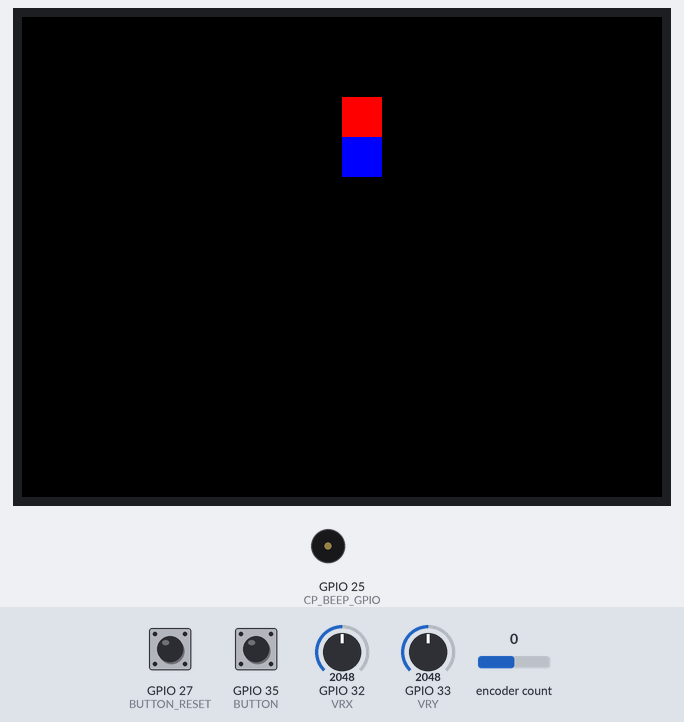
Recording of a sketch running on a simulated ESP32. Parts: 320×240 colour display, buzzer (waves = sounding, pin HIGH). Inputs (shaded band) come from the test bench; at power-on: GPIO 27 (BUTTON_RESET) HIGH, GPIO 32 (VRX) = 2048, GPIO 33 (VRY) = 2048, GPIO 35 (BUTTON) HIGH, encoder count 0. Random numbers use the default seed unless the sketch sets one; what the sketch prints to the serial monitor is not drawn.

Above: at 6.4 s.
6.5 s: GPIO 27 (BUTTON_RESET) pulled LOW for 0.15 s
At 7.1 s:
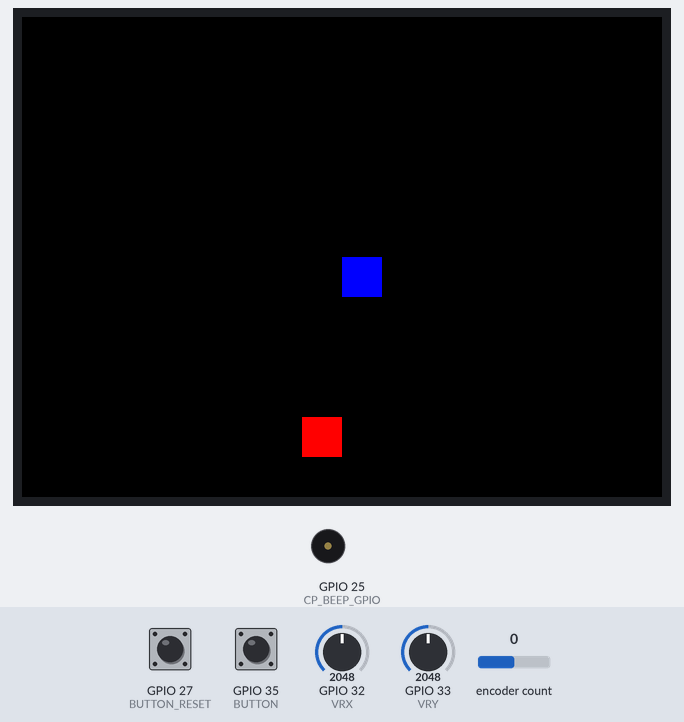
7.2 s: GPIO 32 (VRX) set to 2954
8.7 s: GPIO 32 (VRX) set to 3039
At 9.0 s:
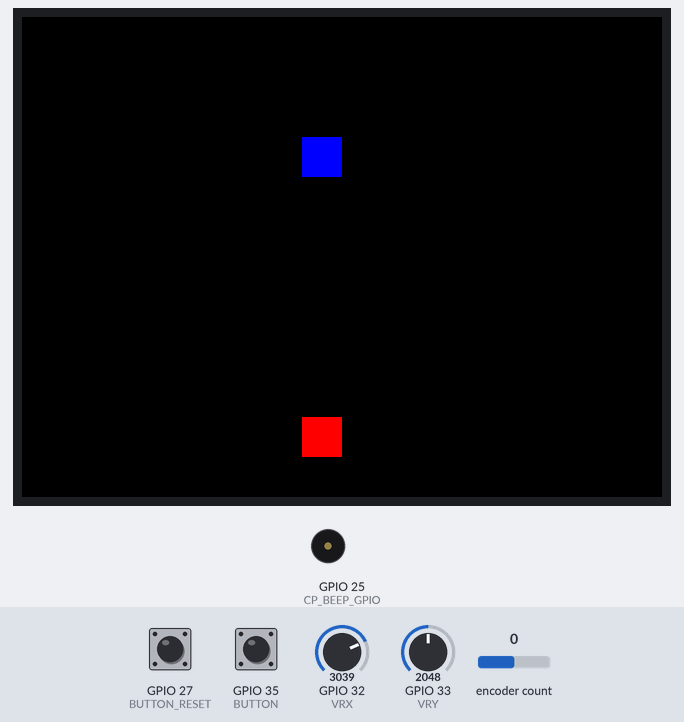
10.3 s: GPIO 27 (BUTTON_RESET) pulled LOW for 1 s
At 15.3 s:
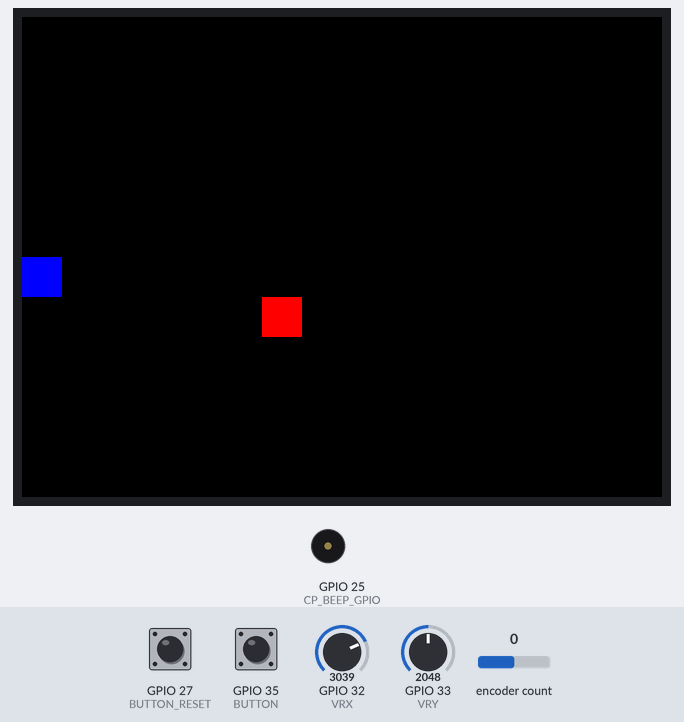
Timing chart, 0 to 16.8 s (numbered marks = the images above; inputs shaded):
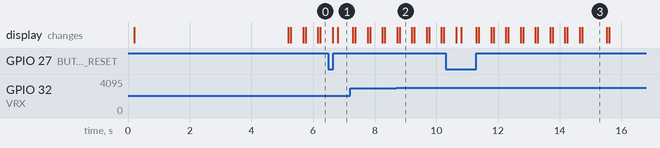

Measured:
- what the display in image 2 shows lasts 0.4 s, from 8.8 s to 9.2 s
- what the display in image 3 shows lasts 0.8 s, from 14.7 s to 15.5 s

The sketch:

cp_esp32_game_pong.ino
```cpp
#include "cp_struct.h"
#include "cp_gfx_display.h"
#include "cp_snake.h"
#include "cp_ps2_joystick.h"
#include "cp_audio.h"
#include "cp_rotate_button.h"

CPSnake snake;
CPGFXDisplay display;
CPPS2Joystick joystick;
CPAudio audio;
CPRotateButton rotateButton;

int game_over = 0;

void setup() {
  Serial.begin(115200);

  // init
  audio.init();
  display.init();
  joystick.init();
  snake.init(display.get_size());
  rotateButton.init();

  game_over = 0;
  delay(5000); // 5 seconds
}


void loop() {
  //audio.beep_off();
  int rotate = rotateButton.read();
  if (rotate != 0) {
    Serial.printf("rotate: %d\n", rotate);
  }
#if 1
  int event = joystick.readMove();
  if (event == BUTTON_DOWN) {
    Serial.println("reset");
    game_over = 0;
    display.reset();
    snake.reset();
    display.update_draw(snake.get_points(), snake.get_random_point());
    delay(500);
  } else {
    if (game_over == 0) {
      int state = snake.update_snake(event);
      if (state == 2) {
        game_over = 0;
        audio.beep();
      } else {
        game_over = state;
      }
      if (game_over == 0) {
        display.update_draw(snake.get_points(), snake.get_random_point());
      }
      delay(400);
    } else {
      if (game_over == 1) {
        Serial.println("game_over");
        display.game_over(snake.get_score());
        game_over = 2;
      } else {

      }
      delay(50);
    }

  }
#endif
}
```

cp_audio.cpp
```cpp
#include "cp_audio.h"
#include <Arduino.h>

CPAudio::CPAudio():t(1) {

}

void CPAudio::init() {
  pinMode(CP_BEEP_GPIO, OUTPUT);       // set ESP32 pin to output mode
}

void CPAudio::beep() {
  //Serial.println("beep on");
  digitalWrite(CP_BEEP_GPIO, HIGH); // turn on
  delay(50);//延时200ms
  digitalWrite(CP_BEEP_GPIO, LOW); // turn off
  delay(50);//延时200ms
  /*
  t.setTimeout([]() {
    Serial.println("beep off");
    digitalWrite(CP_BEEP_GPIO, LOW); // turn on
    //t.cancelAll();
    //Serial.println("cancel all timer");
  }, 200);
  */
}

void CPAudio::beep_off() {
  //Serial.println("beep off");
  //digitalWrite(CP_BEEP_GPIO, LOW); // turn off
}
```

cp_audio.h
```cpp
#ifndef _CP_AUDIO_H_
#define _CP_AUDIO_H_


#include <AsyncTimer.h>

#define CP_BEEP_GPIO 25

class CPAudio {
public:
  CPAudio();
  void init();
  void beep();
  void beep_off();
private:
  AsyncTimer t;
};
#endif
```

cp_gfx_display.cpp
```cpp
#include "cp_gfx_display.h"

CPGFXDisplay::CPGFXDisplay():bus(NULL), gfx(NULL) {

}

void CPGFXDisplay::init() {
  bus = new Arduino_ESP32SPI(
    TFT_DC,
    TFT_CS /* CS */,
    TFT_SCK /* SCK */,
    TFT_MOSI /* MOSI */,
    GFX_NOT_DEFINED /* MISO */,
    VSPI /* spi_num */
    );
  gfx = new Arduino_ST7789(
    bus,
    TFT_RST /* RST */,
    TFT_SCREEN_ROTATE /* rotation */,
    true /* IPS */,
    TFT_SCREE_WIDTH /* width */,
    TFT_SCREE_HEIGHT /* height */,
    0 /* col offset 1 */,
    0 /* row offset 1 */
    );
  gfx->begin();

#ifdef GFX_BL
  pinMode(GFX_BL, OUTPUT);
  digitalWrite(GFX_BL, HIGH);
#endif
  reset();
}

void CPGFXDisplay::update_draw(snake_point* spoints, cp_point p) {
  gfx->fillScreen(BLACK);
#if DEBUG
    Serial.print("food");
    Serial.printf(" x: %4d y: %4d", p.x, p.y);
    Serial.println("");
#endif
  gfx->fillRect(p.x, p.y, SNAKE_SIZE, SNAKE_SIZE, RED);
#if 1
  snake_point *current_point = spoints;
  while (current_point->next != NULL) {
    current_point = current_point->next;
#if DEBUG
    Serial.print("draw snake");
    Serial.printf(" x: %4d y: %4d", current_point->position.x, current_point->position.y);
    Serial.println("");
#endif
    gfx->fillRect(current_point->position.x, current_point->position.y, SNAKE_SIZE, SNAKE_SIZE, BLUE);
  }
#if DEBUG
  Serial.print("draw snake 1 ");
  Serial.printf(" x: %4d y: %4d", spoints->position.x, spoints->position.y);
  Serial.println("");
#endif
  gfx->fillRect(spoints->position.x, spoints->position.y, SNAKE_SIZE, SNAKE_SIZE, BLUE);
#endif
}

void CPGFXDisplay::reset() {
  gfx->fillScreen(BLACK);
  gfx->setCursor(10, 10);
  gfx->setTextColor(RED);
  gfx->setTextSize(6 /* x scale */, 6 /* y scale */, 2 /* pixel_margin */);
  gfx->println("CP-SNAKE");
}

void CPGFXDisplay::game_over(int score) {
  gfx->fillScreen(BLACK);
  gfx->setCursor(25, 75);
  gfx->setTextColor(RED);
  gfx->setTextSize(5 /* x scale */, 5 /* y scale */, 1 /* pixel_margin */);
  gfx->println("GAME OVER");


  gfx->setCursor(45, 200);
  gfx->setTextSize(2 /* x scale */, 2 /* y scale */, 0 /* pixel_margin */);
  gfx->printf("Score: %4d", score);

}

cp_size CPGFXDisplay::get_size() {
  return (cp_size){TFT_SCREE_HEIGHT, TFT_SCREE_WIDTH};
}
```

cp_gfx_display.h
```cpp
#ifndef _CP_GFX_DISPLAY_H_
#define _CP_GFX_DISPLAY_H_

#include <Arduino.h>
#include <Arduino_GFX_Library.h>
#include "cp_struct.h"

#define TFT_DC 13 /* DC */
#define TFT_CS 5 /* CS */
#define TFT_SCK 18 /* SCK */
#define TFT_MOSI 23 /* MOSI */
#define TFT_RST 14 /* MOSI */


#define TFT_SCREEN_ROTATE 1
#define TFT_SCREE_WIDTH 240
#define TFT_SCREE_HEIGHT 320

class CPGFXDisplay {
public:
  CPGFXDisplay();

  void init();
  void reset();
  void update_draw(snake_point* spoints, cp_point p);
  cp_size get_size();
  void game_over(int score);
private:
  Arduino_DataBus *bus;
  Arduino_GFX *gfx;
};

#endif
```

cp_ps2_joystick.cpp
```cpp
#include "cp_ps2_joystick.h"

#define USE_JOYSTICK 1

#define VRX 32
#define VRY 33
#define BUTTON 35

#define BUTTON_LEFT 25
#define BUTTON_RIGHT 26
#define BUTTON_RESET 27

CPPS2Joystick::CPPS2Joystick() {
  // init joystick

}

void CPPS2Joystick::init() {
  pinMode(BUTTON, INPUT);

  //pinMode(BUTTON_LEFT, INPUT_PULLUP);
  pinMode(BUTTON_RIGHT, INPUT_PULLUP);
  pinMode(BUTTON_RESET, INPUT_PULLUP);
}

ps2_joystick CPPS2Joystick::readAnalog() {
  ps2_joystick joystick;
#if USE_JOYSTICK
  // x,y: 0-4095 (right - left; center 2877)
  // k: 1 unpressed; 0: pressed
  joystick.x = analogRead(VRX);
  joystick.y = analogRead(VRY);
  //joystick.k = digitalRead(BUTTON);
  joystick.k = 1 - digitalRead(BUTTON_RESET);
#else
  joystick.left = digitalRead(BUTTON_LEFT);
  joystick.right = digitalRead(BUTTON_RIGHT);
  joystick.k = digitalRead(BUTTON_RESET);
#endif
#if DEBUG
  Serial.print("Joystick: ");
  Serial.printf("x: %4d y: %4d button: %d left: %d right: %d", joystick.x, joystick.y, joystick.k, joystick.left, joystick.right);
  Serial.println("");
#endif
  return joystick;
}

int CPPS2Joystick::readMove() {
  ps2_joystick joystick = readAnalog();

#if USE_JOYSTICK
  if (joystick.k == 1) {
    return BUTTON_DOWN;
  }
  if (joystick.x > 3000) {
    return MOVE_LEFT;
  } else if (joystick.x < 500) {
    return MOVE_RIGHT;
  } else if (joystick.y > 4000) {
    return MOVE_UP;
  } else if (joystick.y < 500) {
    return MOVE_DOWN;
  } else {
    return MOVE_NONE;
  }
#else
  if (joystick.k == 0) {
    return BUTTON_DOWN;
  }

  if (joystick.left == 0) {
    return MOVE_LEFT;
  } else if (joystick.right == 0) {
    return MOVE_RIGHT;
  } else {
    return MOVE_NONE;
  }
#endif
}
```

cp_ps2_joystick.h
```cpp
#ifndef _CP_PS2_JOYSTICK_
#define _CP_PS2_JOYSTICK_
#include <Arduino.h>
#include "cp_struct.h"


class CPPS2Joystick {
public:
  CPPS2Joystick();
  void init();
  ps2_joystick readAnalog();
  int readMove();
};

#endif
```

cp_rotate_button.cpp
```cpp
#include "cp_rotate_button.h"


#define CP_GPIO_DT 2
#define CP_GPIO_CLK 4
#define CP_GPIO_SW 35
#define CP_GPIO_VCC -1	 /* 27 put -1 of Rotary encoder Vcc is connected directly to 3,3V; else you can use declared output pin for powering rotary encoder */
#define CP_GPIO_STEPS 1

AiEsp32RotaryEncoder *encoder = NULL;

void IRAM_ATTR readEncoderISR() {
  if (encoder) {
  	encoder->readEncoder_ISR();
  }
}

CPRotateButton::CPRotateButton():clk(HIGH),
rotaryEncoder(CP_GPIO_CLK, CP_GPIO_DT, CP_GPIO_SW, CP_GPIO_VCC, CP_GPIO_STEPS) {
  encoder = &rotaryEncoder;
}

void CPRotateButton::init() {
  Serial.println("CPRotateButton::init");
#if 0
  pinMode(CP_GPIO_CLK, INPUT);
  pinMode(CP_GPIO_DT, INPUT);
  pinMode(CP_GPIO_SW, INPUT);
#else
  rotaryEncoder.begin();
  rotaryEncoder.setup(readEncoderISR);

  	//set boundaries and if values should cycle or not
	//in this example we will set possible values between 0 and 1000;
	bool circleValues = false;
	rotaryEncoder.setBoundaries(0, 1000, circleValues); //minValue, maxValue, circleValues true|false (when max go to min and vice versa)

	/*Rotary acceleration introduced 25.2.2021.
   * in case range to select is huge, for example - select a value between 0 and 1000 and we want 785
   * without accelerateion you need long time to get to that number
   * Using acceleration, faster you turn, faster will the value raise.
   * For fine tuning slow down.
   */
	//rotaryEncoder.disableAcceleration(); //acceleration is now enabled by default - disable if you dont need it
	rotaryEncoder.setAcceleration(250); //or set the value - larger number = more accelearation; 0 or 1 means disabled acceleration
#endif
}

int CPRotateButton::read() {
#if 0
  int b = digitalRead(CP_GPIO_SW);
  if (b == LOW) {
    Serial.println("button pressed");
    clk = HIGH;
  }
  int new_clk = digitalRead(CP_GPIO_CLK);
  if (new_clk != clk) {
    // changed
    clk = new_clk;
    int value = digitalRead(CP_GPIO_DT);
    Serial.printf("new_clk: %d clk: %d value: %d\n", new_clk, clk, value);
    if (new_clk == LOW && value == HIGH) {
      Serial.println("rotate clockwise");
      return 1;
    } else if (new_clk == LOW && value == LOW) {
      Serial.println("rotate counter-clockwise");
      return -1;
    } else {
      Serial.printf("NO defined -> new_clk: %d clk: %d value: %d\n", new_clk, clk, value);
    }
  }
  return 0;
#else
  if (rotaryEncoder.encoderChanged()) {
    Serial.print(getFrequency(), 1);
    Serial.println(" MHz ");
  }
  if (rotaryEncoder.isEncoderButtonClicked()) {
    Serial.print("Radio station set to ");
    Serial.print(getFrequency());
    Serial.println(" MHz ");
  }
  return 0;
#endif
}

float CPRotateButton::getFrequency() {
    return (float)rotaryEncoder.readEncoder() / 10.0;
}
```

cp_rotate_button.h
```cpp
#ifndef _CP_ROTATE_BUTTON_H_
#define _CP_ROTATE_BUTTON_H_

#include <Arduino.h>
#include "AiEsp32RotaryEncoder.h"

class CPRotateButton {
public:
  CPRotateButton();
  void init();
  int read();
private:
  float getFrequency();

private:
  int clk;
  AiEsp32RotaryEncoder rotaryEncoder;
};

#endif
```

cp_snake.cpp
```cpp
#include "cp_snake.h"

CPSnake::CPSnake(): spoints(NULL), r_point((cp_point){0,0}), move_direction(MOVE_UP), eat(false), screen_size((cp_size) {0, 0}), score(0) {

}


bool CPSnake::check_eat(cp_point point) {
  return (r_point.x == point.x && r_point.y == point.y);
}

bool CPSnake::is_eat() {
  return eat;
}

snake_point* CPSnake::get_points() {
  return spoints;
}


void CPSnake::init(cp_size screen_size) {
  this->screen_size = screen_size;

  reset();
}

void CPSnake::reset() {
  if (spoints) {
    free_snake_point_array(spoints);
  }
  score = 0;
  move_direction = MOVE_UP;
  spoints = init_snake_point_array();
  spoints->position.x = screen_size.width/2;
  spoints->position.y = screen_size.height/2;

  random_point();
}

void CPSnake::random_point() {
  do {
    r_point.x = random(screen_size.width)/20*20;
    r_point.y = random(screen_size.height)/20*20;
  } while (check_point_invalid(r_point));
}

bool CPSnake::check_point_invalid(cp_point point) {
  return snake_point_array_contain(spoints, point);
}

cp_point CPSnake::get_random_point()  {
  return r_point;
}

int CPSnake::update_snake(int move_dir) {
#if DEBUG
  Serial.printf("update_snake move_dir: %d move_direction: %d", move_dir, move_direction);
  Serial.println("");
#endif
#if 1
  if (move_dir != MOVE_NONE && move_dir != BUTTON_DOWN) {
    switch (move_direction) {
      case MOVE_UP:
      case MOVE_DOWN:
        if (move_dir == MOVE_RIGHT || move_dir == MOVE_LEFT) {
          move_direction = move_dir;
        }
        break;
      case MOVE_RIGHT:
      case MOVE_LEFT:
        if (move_dir == MOVE_UP || move_dir == MOVE_DOWN) {
          move_direction = move_dir;
        }
        break;
    }
  }
#else
  switch (move_direction) {
    case MOVE_UP:
    case MOVE_NONE:
      if (move_dir == MOVE_RIGHT) {
        move_direction = MOVE_RIGHT;
      } else if (move_dir == MOVE_LEFT) {
        move_direction = MOVE_LEFT;
      }
      break;
    case MOVE_DOWN:
      if (move_dir == MOVE_RIGHT) {
        move_direction = MOVE_LEFT;
      } else if (move_dir == MOVE_LEFT) {
        move_direction = MOVE_RIGHT;
      }
      break;
    case MOVE_RIGHT:
      if (move_dir == MOVE_RIGHT) {
        move_direction = MOVE_DOWN;
      } else if (move_dir == MOVE_LEFT) {
        move_direction = MOVE_UP;
      }
      break;
    case MOVE_LEFT:
      if (move_dir == MOVE_RIGHT) {
        move_direction = MOVE_UP;
      } else if (move_dir == MOVE_LEFT) {
        move_direction = MOVE_DOWN;
      }
      break;
  }
#endif
  snake_point *current_point = spoints;
  // get last point
  cp_point last_point;
  while (current_point->next != NULL) {
    current_point = current_point->next;
  }

  last_point = current_point->position;

  while (current_point->pre != NULL) {
    current_point->position.x = current_point->pre->position.x;
    current_point->position.y = current_point->pre->position.y;
    current_point = current_point->pre;
  }

  cp_point point = spoints->position;

  if (move_direction == MOVE_UP) {
    point.y-=SNAKE_SIZE;
  } else if (move_direction == MOVE_RIGHT) {
    point.x+=SNAKE_SIZE;
  } else if (move_direction == MOVE_DOWN) {
    point.y+=SNAKE_SIZE;
  } else if (move_direction == MOVE_LEFT) {
    point.x-=SNAKE_SIZE;
  }

  if (point.x < 0) {
    point.x = 0;
    return 1;
  } else if (point.x >= screen_size.width) {
    point.x = screen_size.width - SNAKE_SIZE;
    return 1;
  }

  if (point.y < 0) {
    point.y = 0;
    return 1;
  } else if (point.y >= screen_size.height) {
    point.y = screen_size.height - SNAKE_SIZE;
    return 1;
  }

  if (check_point_invalid(point) == true) {
    return 1;
  }

  spoints->position = point;
  eat = check_eat(point);
  if (eat) {
    Serial.println("eat food!");
    score++;
    snake_point_array_push(spoints, last_point);
    random_point();
    return 2;
  } else {
    return 0;
  }
}

int CPSnake::get_score() {
  return score;
}
```

cp_snake.h
```cpp
#ifndef _CP_SNAKE_
#define _CP_SNAKE_
#include <Arduino.h>
#include "cp_struct.h"


class CPSnake {
public:
  CPSnake();

public:
  bool is_eat();
  snake_point* get_points();
  cp_point get_random_point();

  void init(cp_size screen_size);
  void reset();
  void random_point();
  int update_snake(int move_dir);
  int get_score();
private:
  bool check_eat(cp_point point);
  bool check_point_invalid(cp_point point);

private:
  snake_point *spoints;
  cp_point r_point;
  int move_direction;
  bool eat;
  cp_size screen_size;
  int score;
};
#endif
```

cp_struct.c
```cpp
#include "cp_struct.h"


snake_point* init_snake_point_array() {
  snake_point *spoints = (snake_point *)malloc(sizeof(snake_point));
  spoints->pre = NULL;
  spoints->next = NULL;
  return spoints;
}

void snake_point_array_push(snake_point* spoints, cp_point p) {
  snake_point *current_point = spoints, *new_point = NULL;
  while (current_point->next != NULL) {
      current_point = current_point->next;
  }

  new_point = init_snake_point_array();
  new_point->pre = current_point;
  new_point->position = p;
  new_point->next = NULL;
  current_point->next = new_point;
}

void snake_point_array_push_at_begin(snake_point* spoints, cp_point p) {
  snake_point *new_point = init_snake_point_array();
  new_point->pre = NULL;
  new_point->position = p;
  new_point->next = spoints;
  spoints->pre = new_point;
  spoints = new_point;
}

void free_snake_point_array(snake_point* spoints) {
  snake_point* current_point = spoints, *next_point = NULL;
  if (current_point != NULL) {
      do {
          next_point = current_point->next;
          free(current_point);
          current_point = next_point;
      } while (next_point != NULL);
      spoints = NULL;
  }
}

bool snake_point_array_contain(snake_point* spoints, cp_point p) {
  if (spoints) {
    snake_point* current_point = spoints;
    do {
      if (current_point->position.x == p.x && current_point->position.y == p.y) {
        return true;
      }
      current_point = current_point->next;
    } while (current_point != NULL);
  }
  return false;
}
```

cp_struct.h
```cpp
#ifndef _CP_STRUCT_H_
#define _CP_STRUCT_H_

#include <Arduino.h>
#define DEBUG 0


#define SNAKE_SIZE 20


// 0: unmove; 1: right; 2: bottom; 3: left; 4: top
#define MOVE_NONE 0
#define MOVE_UP 1
#define MOVE_RIGHT 2
#define MOVE_DOWN 3
#define MOVE_LEFT 4
#define BUTTON_DOWN 5


typedef struct _ps2_joystick {
  int x;
  int y;
  int k;
  int left;
  int right;
} ps2_joystick;

typedef struct _cp_size {
  int width;
  int height;
} cp_size;

typedef struct _cp_point {
  int x;
  int y;
} cp_point;


typedef struct _snake_point {
  cp_point position;
  int color;

  struct _snake_point* pre;
  struct _snake_point* next;
} snake_point;

#ifdef __cplusplus
extern "C" {
#endif
snake_point* init_snake_point_array();
void snake_point_array_push(snake_point* spoints, cp_point p);
void snake_point_array_push_at_begin(snake_point* spoints, cp_point p);
void free_snake_point_array(snake_point* spoints);
bool snake_point_array_contain(snake_point* spoints, cp_point p);

#ifdef __cplusplus
}
#endif
#endif
```
